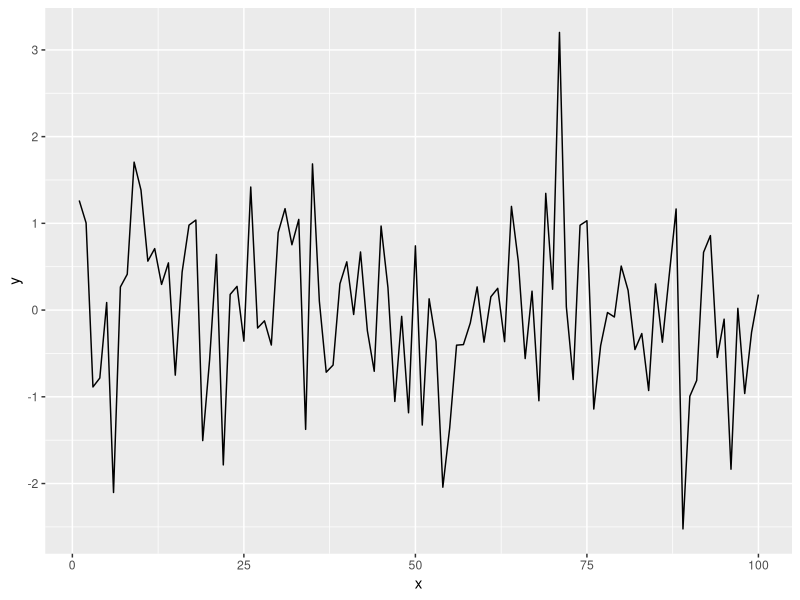

Recreate this plot in R.
## ---- chunk 1
library(tidyverse)
## ---- chunk 2
x = seq(1:100)
y = rnorm(100)
dat = data.frame(x, y)
ggplot(dat, aes(x = x, y = y)) +
  geom_line()
